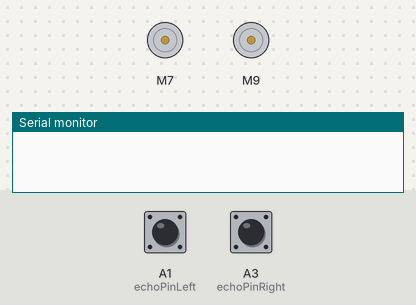
Recording of a sketch running on a simulated Arduino Uno, built with avr-gcc and run on an emulated ATmega328P. On the bench: 2 × DC motor (green arrow = forward, orange = backward, longer = faster), the last lines printed to the serial monitor. The test bench sets the inputs (shaded band); at power-on: A1 (echoPinLeft) LOW, A3 (echoPinRight) LOW.

Above: at 1.2 s.
1.3 s: A1 (echoPinLeft) pulsed HIGH 5 times (0.12 s each, 0.3 s apart)
At 3.1 s:
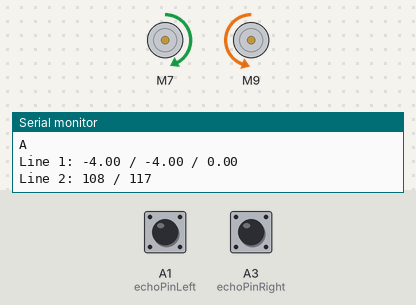
5.4 s: A3 (echoPinRight) pulsed HIGH 2 times (0.12 s each, 0.3 s apart)
At 6.8 s:
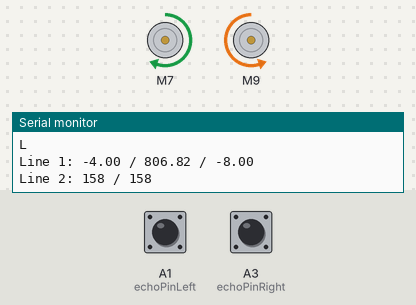
Timing chart, 0 to 8.4 s (numbered marks = the images above; inputs shaded):
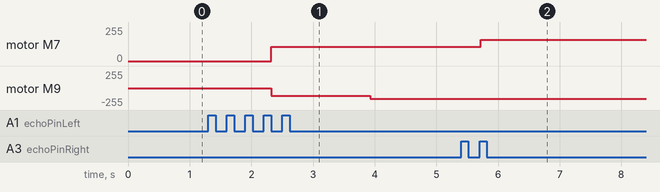

The sketch:

sonar_follower.ino
```cpp
#include <SparkFun_TB6612.h>

#define AIN1 9
#define AIN2 10
#define PWMA 11
#define ENC1A 2
#define ENC1B 12
#define BIN1 7
#define BIN2 6
#define PWMB 5
#define ENC2A 3
#define ENC2B 13
#define STBY 8

#define pingPinLeft A0
#define echoPinLeft A1
#define pingPinRight A2
#define echoPinRight A3
#define trigPin  4

// Ultrasonic Settings
const float inchSound = 148;
float distanceLeft = 0;
float distanceRight = 0;
float chassisDist = 4;
float maxDistanceReading = 10;

// Motor Settings
const int offsetLeft = -1;
const int offsetRight = 1;
Motor motorRight = Motor(AIN1, AIN2, PWMA, offsetLeft, STBY);
Motor motorLeft = Motor(BIN1, BIN2, PWMB, offsetRight, STBY);
int leftBaseSpeed = 108;
int rightBaseSpeed = 117;
int leftSpeed = leftBaseSpeed;
int rightSpeed = rightBaseSpeed;
float error = 0.0;

void setup() {
  // put your setup code here, to run once:
  Serial.begin(9600);
  pinMode(trigPin, OUTPUT);     //the trigger pin will output pulses of electricity
  pinMode(echoPinLeft, INPUT);    //the echo pin will measure the duration of pulses coming back from the distance sensor
  pinMode(echoPinRight, INPUT);
}

void loop() {
  getDistance(distanceLeft, distanceRight);
  // error = getError(distanceLeft,distanceRight);
  adjustSpeed(leftSpeed, rightSpeed, distanceLeft, distanceRight);

  Serial.print("Line 1: ");
  Serial.print(distanceLeft);
  Serial.print(" / ");
  Serial.print(distanceRight);
  Serial.print(" / ");
  Serial.println(error);

  Serial.print("Line 2: ");
  Serial.print(leftSpeed);
  Serial.print(" / ");
  Serial.println(rightSpeed);
  Serial.println();

  motorLeft.drive(leftSpeed);
  motorRight.drive(rightSpeed);

  delay(100);
}

void getDistance(float &distLeft, float &distRight)
{
  float echoTimeLeft;                   //variable to store the time it takes for a ping to bounce off an object
  float echoTimeRight;
  float calculatedDistance;         //variable to store the distance calculated from the echo time

  //send out an ultrasonic pulse that's 10ms long
  digitalWrite(trigPin, HIGH);
  delay(10);
  digitalWrite(trigPin, LOW);
  echoTimeLeft = pulseIn(echoPinLeft, HIGH);      //use the pulsein command to see how long it takes for the pulse to bounce back to the sensor

  delay(100);

  digitalWrite(trigPin, HIGH);
  delay(10);
  digitalWrite(trigPin, LOW);
  echoTimeRight = pulseIn(echoPinRight, HIGH);

  distLeft = echoTimeLeft / inchSound - chassisDist;  //calculate the distance of the object that reflected the pulse (half the bounce time multiplied by the speed of sound)
  distRight = echoTimeRight / inchSound - chassisDist;
  delay(200);
}

void adjustSpeed(int &spdLeft, int &spdRight, float distLeft, float distRight)
{
  char mode;
  bool leftData = validate_sensor_reading(distLeft);
  bool rightData = validate_sensor_reading(distRight);

  // mode A - both sensors have readings
  // mode B - neither sensor has readings
  // mode L - left sensor has readings
  // mode R - right sensor has readings

  // DETERMINE MODE
  if (leftData == true && rightData == true){
    mode = 'A';
  }
  else if (leftData == true && rightData == false){
    mode = 'L';
  }
  else if (leftData == false && rightData == true){
    mode = 'R';
  }
  else {
    mode = 'B';
  }

  Serial.println(mode);

  switch (mode){
      case 'A':
        break;
      case 'B':
        mode_B(spdLeft, spdRight);
        break;
      case 'L':
        error = getError(distLeft);
        mode_L(spdLeft, error);
        break;
      case 'R':
        error = getError(distRight);
        mode_L(spdRight, error);
        break;
  }
}

void mode_B(int &spdLeft, int &spdRight)
{
  spdLeft = leftBaseSpeed;
  spdRight = rightBaseSpeed;
}

void mode_L(int &spdLeft, float error)
{
  if (error < -1)
  {
    spdLeft = leftBaseSpeed + 50;
  }

  else if (error > 2)
  {
    spdLeft = leftBaseSpeed - 35;
  }

  else
  {
    spdLeft = leftBaseSpeed;
  }
}

void mode_R(int &spdRight, float error)
{
  if (error < -1)
  {
    spdRight = rightBaseSpeed + 50;
  }

  else if (error > 2)
  {
    spdRight = rightBaseSpeed - 35;
  }

  else
  {
    spdRight = rightBaseSpeed;
  }
}

bool validate_sensor_reading(float data)
{
  if (abs(data) > maxDistanceReading)
  {
    return false;
  }

  else
  {
    return true;
  }
}

float getError(float dist)
{
  // JUST FOLLWING SENSOR
  // negative error is too close
  // positive error is too far
  return dist - 4;
}
```

Measured:
- after the input at 5.4 s, motor M7: forward 108/255 → forward 158/255 after 0.32 s
